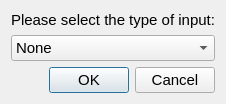
<?xml version="1.0" encoding="UTF-8"?>
<ui version="4.0">
 <class>Dialog</class>
 <widget class="QDialog" name="Dialog">
  <property name="geometry">
   <rect>
    <x>0</x>
    <y>0</y>
    <width>220</width>
    <height>98</height>
   </rect>
  </property>
  <property name="windowTitle">
   <string>Dialog</string>
  </property>
  <layout class="QGridLayout" name="gridLayout">
   <item row="0" column="0">
    <widget class="QLabel" name="label_select">
     <property name="font">
      <font>
       <pointsize>11</pointsize>
      </font>
     </property>
     <property name="text">
      <string>Please select the type of input:</string>
     </property>
    </widget>
   </item>
   <item row="2" column="0">
    <widget class="QDialogButtonBox" name="btns_hardware_inputtype">
     <property name="font">
      <font>
       <pointsize>11</pointsize>
      </font>
     </property>
     <property name="orientation">
      <enum>Qt::Horizontal</enum>
     </property>
     <property name="standardButtons">
      <set>QDialogButtonBox::Cancel|QDialogButtonBox::Ok</set>
     </property>
    </widget>
   </item>
   <item row="1" column="0">
    <widget class="QComboBox" name="combo_hardware_inputtype">
     <property name="font">
      <font>
       <pointsize>11</pointsize>
      </font>
     </property>
     <item>
      <property name="text">
       <string>None</string>
      </property>
     </item>
     <item>
      <property name="text">
       <string>Keyboard</string>
      </property>
     </item>
     <item>
      <property name="text">
       <string>Mouse</string>
      </property>
     </item>
     <item>
      <property name="text">
       <string>SensoDrive</string>
      </property>
     </item>
     <item>
      <property name="text">
       <string>USB Joystick (HID)</string>
      </property>
     </item>
    </widget>
   </item>
  </layout>
 </widget>
 <resources/>
 <connections>
  <connection>
   <sender>btns_hardware_inputtype</sender>
   <signal>accepted()</signal>
   <receiver>Dialog</receiver>
   <slot>accept()</slot>
   <hints>
    <hint type="sourcelabel">
     <x>248</x>
     <y>254</y>
    </hint>
    <hint type="destinationlabel">
     <x>157</x>
     <y>274</y>
    </hint>
   </hints>
  </connection>
  <connection>
   <sender>btns_hardware_inputtype</sender>
   <signal>rejected()</signal>
   <receiver>Dialog</receiver>
   <slot>reject()</slot>
   <hints>
    <hint type="sourcelabel">
     <x>316</x>
     <y>260</y>
    </hint>
    <hint type="destinationlabel">
     <x>286</x>
     <y>274</y>
    </hint>
   </hints>
  </connection>
 </connections>
</ui>
